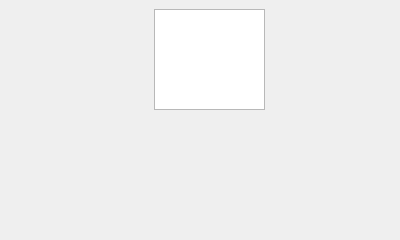
<?xml version="1.0" encoding="UTF-8"?>
<ui version="4.0">
 <class>Widget</class>
 <widget class="QWidget" name="Widget">
  <property name="geometry">
   <rect>
    <x>0</x>
    <y>0</y>
    <width>400</width>
    <height>240</height>
   </rect>
  </property>
  <property name="windowTitle">
   <string>Widget</string>
  </property>
  <widget class="QGraphicsView" name="graphicsView">
   <property name="geometry">
    <rect>
     <x>154</x>
     <y>9</y>
     <width>111</width>
     <height>101</height>
    </rect>
   </property>
  </widget>
 </widget>
 <layoutdefault spacing="6" margin="11"/>
 <resources/>
 <connections/>
</ui>
